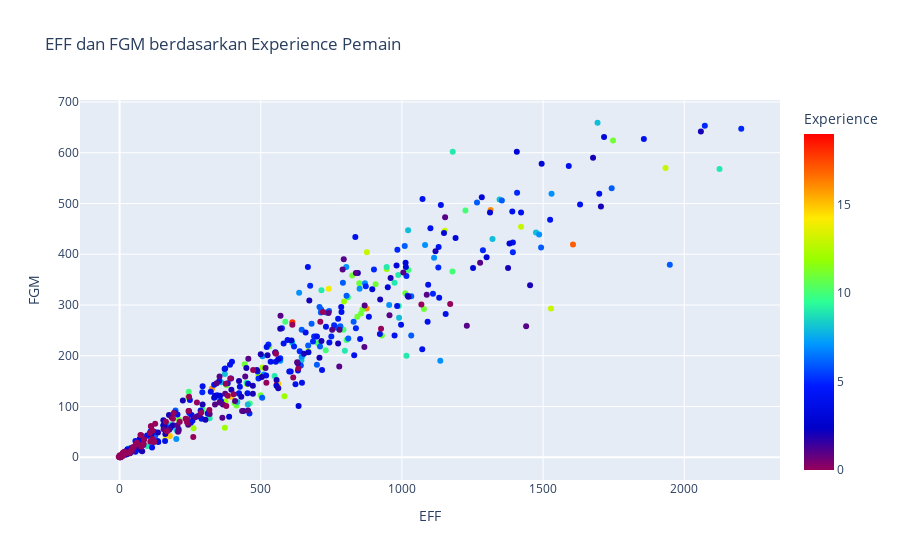

This figure's notebook cell:
### Code cell
temp = df.groupby(['EFF','FGM']).mean().reset_index().sort_values(by='Experience',ascending=False)
px.scatter(data_frame = temp, x = 'EFF', y = 'FGM', color = 'Experience', title = ' EFF dan FGM berdasarkan Experience Pemain', color_continuous_scale=px.colors.sequential.Rainbow)

### Figure 1 — Plotly figure (JSON) as saved in the notebook; plotly's stock layout.template omitted (floating-point values rounded to 4 significant figures; data arrays with more than 128 entries replaced by an {"elided": "..."} marker saying what was removed)
{"data": [{"hovertemplate": "EFF=%{x}<br>FGM=%{y}<br>Experience=%{marker.color}<extra></extra>", "legendgroup": "", "marker": {"color": {"elided": "479 float values"}, "coloraxis": "coloraxis", "symbol": "circle"}, "mode": "markers", "name": "", "orientation": "v", "showlegend": false, "type": "scatter", "x": {"elided": "479 int values"}, "xaxis": "x", "y": {"elided": "479 int values"}, "yaxis": "y"}], "layout": {"coloraxis": {"colorbar": {"title": {"text": "Experience"}}, "colorscale": [[0, "rgb(150,0,90)"], [0.125, "rgb(0,0,200)"], [0.25, "rgb(0,25,255)"], [0.375, "rgb(0,152,255)"], [0.5, "rgb(44,255,150)"], [0.625, "rgb(151,255,0)"], [0.75, "rgb(255,234,0)"], [0.875, "rgb(255,111,0)"], [1, "rgb(255,0,0)"]]}, "legend": {"tracegroupgap": 0}, "title": {"text": " EFF dan FGM berdasarkan Experience Pemain"}, "xaxis": {"anchor": "y", "domain": [0, 1], "title": {"text": "EFF"}}, "yaxis": {"anchor": "x", "domain": [0, 1], "title": {"text": "FGM"}}}}
